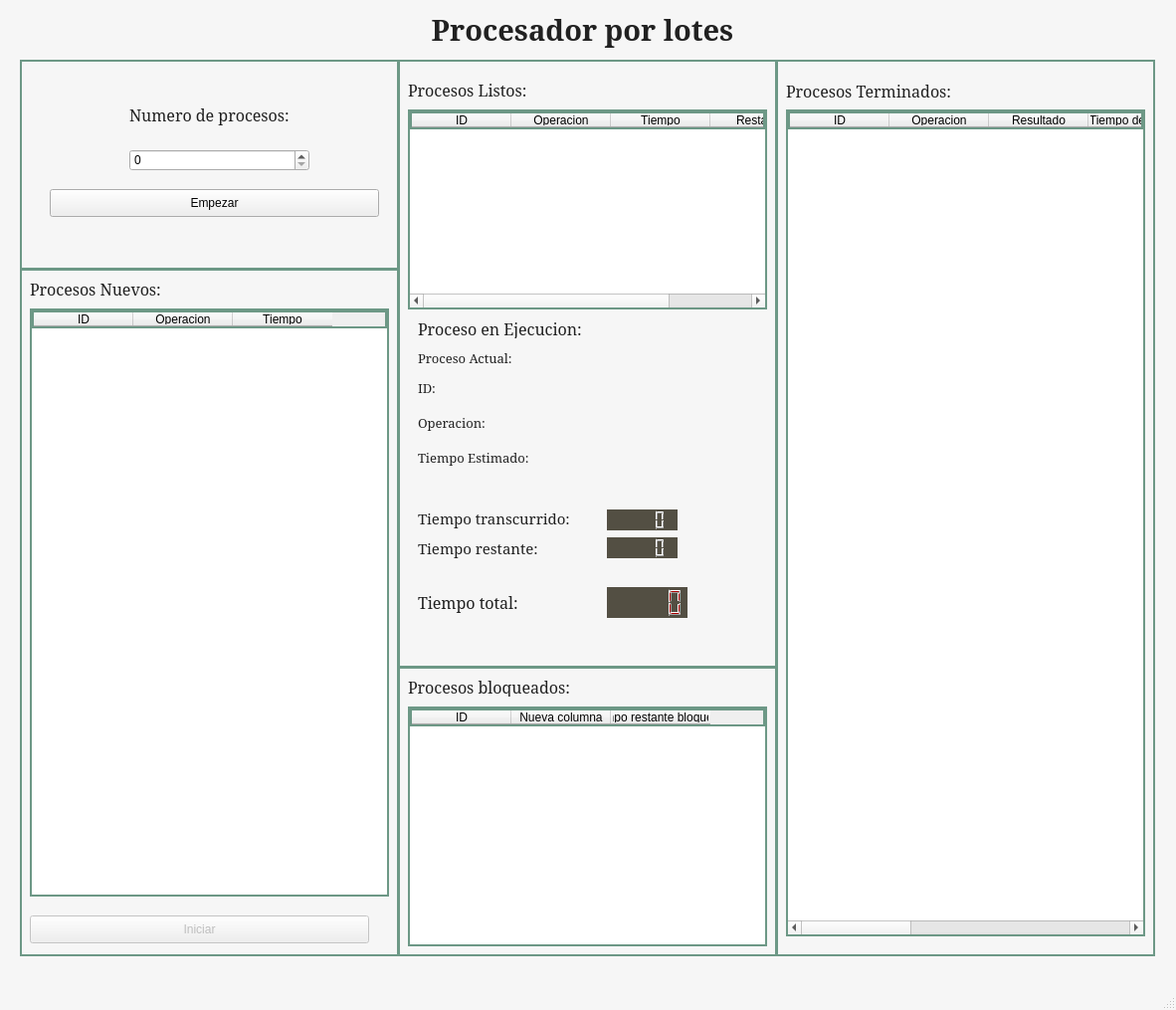
<?xml version="1.0" encoding="UTF-8"?>
<ui version="4.0">
 <class>MainWindow</class>
 <widget class="QMainWindow" name="MainWindow">
  <property name="geometry">
   <rect>
    <x>0</x>
    <y>0</y>
    <width>1182</width>
    <height>1015</height>
   </rect>
  </property>
  <property name="minimumSize">
   <size>
    <width>1182</width>
    <height>1015</height>
   </size>
  </property>
  <property name="maximumSize">
   <size>
    <width>1182</width>
    <height>1015</height>
   </size>
  </property>
  <property name="windowTitle">
   <string>Simular el Procesamiento por Lotes</string>
  </property>
  <property name="windowIcon">
   <iconset>
    <normaloff>../assets/icon/batch.png</normaloff>../assets/icon/batch.png</iconset>
  </property>
  <property name="styleSheet">
   <string notr="true">QMainWindow
{
    background-color: #F6F6F6;
}
QFrame
{
	border: 2px solid #6D9886;
}
QLabel
{
	color: #212121;
	border: 0px;
	font-family: constantia;
}
QLCDNumber
{
	border: 0px;
	color: rgb(170, 0, 0);
}</string>
  </property>
  <widget class="QWidget" name="centralwidget">
   <widget class="QLabel" name="Titulo">
    <property name="geometry">
     <rect>
      <x>200</x>
      <y>10</y>
      <width>771</width>
      <height>41</height>
     </rect>
    </property>
    <property name="font">
     <font>
      <family>constantia</family>
      <pointsize>18</pointsize>
      <weight>75</weight>
      <bold>true</bold>
     </font>
    </property>
    <property name="text">
     <string>&lt;html&gt;&lt;head/&gt;&lt;body&gt;&lt;p align=&quot;center&quot;&gt;&lt;span style=&quot; font-size:22pt;&quot;&gt;Procesador por lotes&lt;/span&gt;&lt;/p&gt;&lt;/body&gt;&lt;/html&gt;</string>
    </property>
   </widget>
   <widget class="QFrame" name="frame">
    <property name="geometry">
     <rect>
      <x>20</x>
      <y>270</y>
      <width>381</width>
      <height>691</height>
     </rect>
    </property>
    <property name="styleSheet">
     <string notr="true"/>
    </property>
    <property name="frameShape">
     <enum>QFrame::StyledPanel</enum>
    </property>
    <property name="frameShadow">
     <enum>QFrame::Raised</enum>
    </property>
    <widget class="QTableWidget" name="captura_tableWidget">
     <property name="geometry">
      <rect>
       <x>10</x>
       <y>40</y>
       <width>361</width>
       <height>591</height>
      </rect>
     </property>
     <property name="editTriggers">
      <set>QAbstractItemView::NoEditTriggers</set>
     </property>
     <column>
      <property name="text">
       <string>ID</string>
      </property>
     </column>
     <column>
      <property name="text">
       <string>Operacion</string>
      </property>
     </column>
     <column>
      <property name="text">
       <string>Tiempo</string>
      </property>
     </column>
    </widget>
    <widget class="QPushButton" name="iniciar_pushButton">
     <property name="enabled">
      <bool>false</bool>
     </property>
     <property name="geometry">
      <rect>
       <x>10</x>
       <y>650</y>
       <width>341</width>
       <height>28</height>
      </rect>
     </property>
     <property name="text">
      <string>Iniciar</string>
     </property>
     <property name="checked">
      <bool>false</bool>
     </property>
     <property name="flat">
      <bool>false</bool>
     </property>
    </widget>
    <widget class="QLabel" name="label">
     <property name="geometry">
      <rect>
       <x>10</x>
       <y>10</y>
       <width>151</width>
       <height>20</height>
      </rect>
     </property>
     <property name="font">
      <font>
       <family>constantia</family>
       <pointsize>12</pointsize>
      </font>
     </property>
     <property name="text">
      <string>Procesos Nuevos:</string>
     </property>
    </widget>
   </widget>
   <widget class="QFrame" name="frame_2">
    <property name="geometry">
     <rect>
      <x>400</x>
      <y>60</y>
      <width>381</width>
      <height>611</height>
     </rect>
    </property>
    <property name="frameShape">
     <enum>QFrame::StyledPanel</enum>
    </property>
    <property name="frameShadow">
     <enum>QFrame::Raised</enum>
    </property>
    <widget class="QTableWidget" name="ejecuccion_tableWidget">
     <property name="geometry">
      <rect>
       <x>10</x>
       <y>50</y>
       <width>361</width>
       <height>201</height>
      </rect>
     </property>
     <property name="editTriggers">
      <set>QAbstractItemView::NoEditTriggers</set>
     </property>
     <column>
      <property name="text">
       <string>ID</string>
      </property>
     </column>
     <column>
      <property name="text">
       <string>Operacion</string>
      </property>
     </column>
     <column>
      <property name="text">
       <string>Tiempo</string>
      </property>
     </column>
     <column>
      <property name="text">
       <string>Restante</string>
      </property>
     </column>
    </widget>
    <widget class="QLCDNumber" name="transcurrido_lcdNumber">
     <property name="geometry">
      <rect>
       <x>210</x>
       <y>452</y>
       <width>71</width>
       <height>21</height>
      </rect>
     </property>
     <property name="autoFillBackground">
      <bool>false</bool>
     </property>
     <property name="styleSheet">
      <string notr="true">background-color: rgb(83, 79, 67);</string>
     </property>
     <property name="frameShape">
      <enum>QFrame::Box</enum>
     </property>
     <property name="intValue" stdset="0">
      <number>0</number>
     </property>
    </widget>
    <widget class="QLabel" name="label_11">
     <property name="geometry">
      <rect>
       <x>20</x>
       <y>290</y>
       <width>131</width>
       <height>21</height>
      </rect>
     </property>
     <property name="text">
      <string>&lt;html&gt;&lt;head/&gt;&lt;body&gt;&lt;p&gt;&lt;span style=&quot; font-size:10pt;&quot;&gt;Proceso Actual:&lt;/span&gt;&lt;/p&gt;&lt;/body&gt;&lt;/html&gt;</string>
     </property>
    </widget>
    <widget class="QLabel" name="label_13">
     <property name="geometry">
      <rect>
       <x>20</x>
       <y>350</y>
       <width>91</width>
       <height>31</height>
      </rect>
     </property>
     <property name="text">
      <string>&lt;html&gt;&lt;head/&gt;&lt;body&gt;&lt;p&gt;&lt;span style=&quot; font-size:10pt;&quot;&gt;Operacion:&lt;/span&gt;&lt;/p&gt;&lt;/body&gt;&lt;/html&gt;</string>
     </property>
    </widget>
    <widget class="QLabel" name="label_14">
     <property name="geometry">
      <rect>
       <x>20</x>
       <y>390</y>
       <width>141</width>
       <height>21</height>
      </rect>
     </property>
     <property name="text">
      <string>&lt;html&gt;&lt;head/&gt;&lt;body&gt;&lt;p&gt;&lt;span style=&quot; font-size:10pt;&quot;&gt;Tiempo Estimado: &lt;/span&gt;&lt;/p&gt;&lt;/body&gt;&lt;/html&gt;</string>
     </property>
    </widget>
    <widget class="QLabel" name="label_15">
     <property name="geometry">
      <rect>
       <x>20</x>
       <y>320</y>
       <width>31</width>
       <height>21</height>
      </rect>
     </property>
     <property name="text">
      <string>&lt;html&gt;&lt;head/&gt;&lt;body&gt;&lt;p&gt;&lt;span style=&quot; font-size:10pt;&quot;&gt;ID:&lt;/span&gt;&lt;/p&gt;&lt;/body&gt;&lt;/html&gt;</string>
     </property>
    </widget>
    <widget class="QLabel" name="label_16">
     <property name="geometry">
      <rect>
       <x>20</x>
       <y>450</y>
       <width>191</width>
       <height>21</height>
      </rect>
     </property>
     <property name="text">
      <string>&lt;html&gt;&lt;head/&gt;&lt;body&gt;&lt;p&gt;&lt;span style=&quot; font-size:11pt;&quot;&gt;Tiempo transcurrido: &lt;/span&gt;&lt;/p&gt;&lt;/body&gt;&lt;/html&gt;</string>
     </property>
    </widget>
    <widget class="QLabel" name="label_17">
     <property name="geometry">
      <rect>
       <x>20</x>
       <y>480</y>
       <width>191</width>
       <height>21</height>
      </rect>
     </property>
     <property name="text">
      <string>&lt;html&gt;&lt;head/&gt;&lt;body&gt;&lt;p&gt;&lt;span style=&quot; font-size:11pt;&quot;&gt;Tiempo restante: &lt;/span&gt;&lt;/p&gt;&lt;/body&gt;&lt;/html&gt;</string>
     </property>
    </widget>
    <widget class="QLCDNumber" name="restante_lcdNumber">
     <property name="geometry">
      <rect>
       <x>210</x>
       <y>480</y>
       <width>71</width>
       <height>21</height>
      </rect>
     </property>
     <property name="autoFillBackground">
      <bool>false</bool>
     </property>
     <property name="styleSheet">
      <string notr="true">background-color: rgb(83, 79, 67);</string>
     </property>
     <property name="frameShape">
      <enum>QFrame::Box</enum>
     </property>
     <property name="intValue" stdset="0">
      <number>0</number>
     </property>
    </widget>
    <widget class="QLabel" name="label_18">
     <property name="geometry">
      <rect>
       <x>20</x>
       <y>530</y>
       <width>191</width>
       <height>31</height>
      </rect>
     </property>
     <property name="text">
      <string>&lt;html&gt;&lt;head/&gt;&lt;body&gt;&lt;p&gt;&lt;span style=&quot; font-size:12pt;&quot;&gt;Tiempo total: &lt;/span&gt;&lt;/p&gt;&lt;/body&gt;&lt;/html&gt;</string>
     </property>
    </widget>
    <widget class="QLCDNumber" name="total_lcdNumber">
     <property name="geometry">
      <rect>
       <x>210</x>
       <y>530</y>
       <width>81</width>
       <height>31</height>
      </rect>
     </property>
     <property name="autoFillBackground">
      <bool>false</bool>
     </property>
     <property name="styleSheet">
      <string notr="true">background-color: rgb(83, 79, 67);</string>
     </property>
     <property name="frameShape">
      <enum>QFrame::Box</enum>
     </property>
     <property name="intValue" stdset="0">
      <number>0</number>
     </property>
    </widget>
    <widget class="QLabel" name="Id_label">
     <property name="geometry">
      <rect>
       <x>120</x>
       <y>320</y>
       <width>221</width>
       <height>21</height>
      </rect>
     </property>
     <property name="font">
      <font>
       <family>constantia</family>
       <pointsize>10</pointsize>
      </font>
     </property>
     <property name="text">
      <string>&lt;html&gt;&lt;head/&gt;&lt;body&gt;&lt;p&gt;&lt;br/&gt;&lt;/p&gt;&lt;/body&gt;&lt;/html&gt;</string>
     </property>
    </widget>
    <widget class="QLabel" name="operacion_label">
     <property name="geometry">
      <rect>
       <x>140</x>
       <y>350</y>
       <width>221</width>
       <height>21</height>
      </rect>
     </property>
     <property name="font">
      <font>
       <family>constantia</family>
       <pointsize>10</pointsize>
      </font>
     </property>
     <property name="text">
      <string>&lt;html&gt;&lt;head/&gt;&lt;body&gt;&lt;p&gt;&lt;br/&gt;&lt;/p&gt;&lt;/body&gt;&lt;/html&gt;</string>
     </property>
    </widget>
    <widget class="QLabel" name="tiempo_label">
     <property name="geometry">
      <rect>
       <x>170</x>
       <y>390</y>
       <width>191</width>
       <height>21</height>
      </rect>
     </property>
     <property name="font">
      <font>
       <family>constantia</family>
       <pointsize>10</pointsize>
      </font>
     </property>
     <property name="text">
      <string>&lt;html&gt;&lt;head/&gt;&lt;body&gt;&lt;p&gt;&lt;br/&gt;&lt;/p&gt;&lt;/body&gt;&lt;/html&gt;</string>
     </property>
    </widget>
    <widget class="QLabel" name="label_2">
     <property name="geometry">
      <rect>
       <x>10</x>
       <y>20</y>
       <width>151</width>
       <height>20</height>
      </rect>
     </property>
     <property name="font">
      <font>
       <family>constantia</family>
       <pointsize>12</pointsize>
      </font>
     </property>
     <property name="text">
      <string>Procesos Listos:</string>
     </property>
    </widget>
    <widget class="QLabel" name="label_3">
     <property name="geometry">
      <rect>
       <x>20</x>
       <y>260</y>
       <width>221</width>
       <height>20</height>
      </rect>
     </property>
     <property name="font">
      <font>
       <family>constantia</family>
       <pointsize>12</pointsize>
      </font>
     </property>
     <property name="text">
      <string>Proceso en Ejecucion:</string>
     </property>
    </widget>
   </widget>
   <widget class="QFrame" name="frame_3">
    <property name="geometry">
     <rect>
      <x>780</x>
      <y>60</y>
      <width>381</width>
      <height>901</height>
     </rect>
    </property>
    <property name="frameShape">
     <enum>QFrame::StyledPanel</enum>
    </property>
    <property name="frameShadow">
     <enum>QFrame::Raised</enum>
    </property>
    <widget class="QTableWidget" name="finalizados_tableWidget">
     <property name="geometry">
      <rect>
       <x>10</x>
       <y>50</y>
       <width>361</width>
       <height>831</height>
      </rect>
     </property>
     <property name="editTriggers">
      <set>QAbstractItemView::NoEditTriggers</set>
     </property>
     <column>
      <property name="text">
       <string>ID</string>
      </property>
     </column>
     <column>
      <property name="text">
       <string>Operacion</string>
      </property>
     </column>
     <column>
      <property name="text">
       <string>Resultado</string>
      </property>
     </column>
     <column>
      <property name="text">
       <string>Tiempo de llegada</string>
      </property>
     </column>
     <column>
      <property name="text">
       <string>Tiempo de finalizacion</string>
      </property>
     </column>
     <column>
      <property name="text">
       <string>Tiempo de retorno</string>
      </property>
     </column>
     <column>
      <property name="text">
       <string>Tiempo de respuesta</string>
      </property>
     </column>
     <column>
      <property name="text">
       <string>Tiempo de espera</string>
      </property>
     </column>
     <column>
      <property name="text">
       <string>Tiempo de servicio</string>
      </property>
     </column>
    </widget>
    <widget class="QLabel" name="label_23">
     <property name="geometry">
      <rect>
       <x>10</x>
       <y>20</y>
       <width>201</width>
       <height>21</height>
      </rect>
     </property>
     <property name="text">
      <string>&lt;html&gt;&lt;head/&gt;&lt;body&gt;&lt;p&gt;&lt;span style=&quot; font-size:12pt;&quot;&gt;Procesos Terminados:&lt;/span&gt;&lt;/p&gt;&lt;/body&gt;&lt;/html&gt;</string>
     </property>
    </widget>
   </widget>
   <widget class="QFrame" name="frame_4">
    <property name="geometry">
     <rect>
      <x>20</x>
      <y>60</y>
      <width>381</width>
      <height>211</height>
     </rect>
    </property>
    <property name="frameShape">
     <enum>QFrame::StyledPanel</enum>
    </property>
    <property name="frameShadow">
     <enum>QFrame::Raised</enum>
    </property>
    <widget class="QLabel" name="label_4">
     <property name="geometry">
      <rect>
       <x>110</x>
       <y>40</y>
       <width>191</width>
       <height>31</height>
      </rect>
     </property>
     <property name="text">
      <string>&lt;html&gt;&lt;head/&gt;&lt;body&gt;&lt;p&gt;&lt;span style=&quot; font-size:12pt;&quot;&gt;Numero de procesos:&lt;/span&gt;&lt;/p&gt;&lt;/body&gt;&lt;/html&gt;</string>
     </property>
    </widget>
    <widget class="QSpinBox" name="N_Procesos">
     <property name="geometry">
      <rect>
       <x>110</x>
       <y>90</y>
       <width>181</width>
       <height>22</height>
      </rect>
     </property>
     <property name="wrapping">
      <bool>false</bool>
     </property>
     <property name="maximum">
      <number>1000000</number>
     </property>
    </widget>
    <widget class="QPushButton" name="Empezar_pushButton">
     <property name="geometry">
      <rect>
       <x>30</x>
       <y>130</y>
       <width>331</width>
       <height>28</height>
      </rect>
     </property>
     <property name="text">
      <string>Empezar</string>
     </property>
    </widget>
   </widget>
   <widget class="QFrame" name="frame_5">
    <property name="geometry">
     <rect>
      <x>400</x>
      <y>670</y>
      <width>381</width>
      <height>291</height>
     </rect>
    </property>
    <property name="frameShape">
     <enum>QFrame::StyledPanel</enum>
    </property>
    <property name="frameShadow">
     <enum>QFrame::Raised</enum>
    </property>
    <widget class="QLabel" name="label_5">
     <property name="geometry">
      <rect>
       <x>10</x>
       <y>10</y>
       <width>221</width>
       <height>20</height>
      </rect>
     </property>
     <property name="font">
      <font>
       <family>constantia</family>
       <pointsize>12</pointsize>
      </font>
     </property>
     <property name="text">
      <string>Procesos bloqueados:</string>
     </property>
    </widget>
    <widget class="QTableWidget" name="bloqueados_tableWidget">
     <property name="geometry">
      <rect>
       <x>10</x>
       <y>40</y>
       <width>361</width>
       <height>241</height>
      </rect>
     </property>
     <column>
      <property name="text">
       <string>ID</string>
      </property>
     </column>
     <column>
      <property name="text">
       <string>Nueva columna</string>
      </property>
     </column>
     <column>
      <property name="text">
       <string>Tiempo restante bloqueado</string>
      </property>
     </column>
    </widget>
   </widget>
  </widget>
  <widget class="QMenuBar" name="menubar">
   <property name="geometry">
    <rect>
     <x>0</x>
     <y>0</y>
     <width>1182</width>
     <height>26</height>
    </rect>
   </property>
  </widget>
  <widget class="QStatusBar" name="statusbar"/>
 </widget>
 <resources/>
 <connections/>
</ui>
